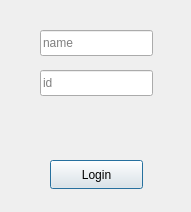
<?xml version="1.0" encoding="UTF-8"?>
<ui version="4.0">
 <class>LibraryEmployeeInterface</class>
 <widget class="QDialog" name="LibraryEmployeeInterface">
  <property name="geometry">
   <rect>
    <x>0</x>
    <y>0</y>
    <width>191</width>
    <height>212</height>
   </rect>
  </property>
  <property name="windowTitle">
   <string>Dialog</string>
  </property>
  <property name="styleSheet">
   <string notr="true">background-image: url(:/bleu/bleu.jpg);</string>
  </property>
  <widget class="QLineEdit" name="nameLineEdit">
   <property name="geometry">
    <rect>
     <x>40</x>
     <y>30</y>
     <width>113</width>
     <height>26</height>
    </rect>
   </property>
   <property name="styleSheet">
    <string notr="true">background-image: url(:/white/white.jpg);</string>
   </property>
   <property name="placeholderText">
    <string>name</string>
   </property>
  </widget>
  <widget class="QLineEdit" name="idLineEdit">
   <property name="geometry">
    <rect>
     <x>40</x>
     <y>70</y>
     <width>113</width>
     <height>26</height>
    </rect>
   </property>
   <property name="styleSheet">
    <string notr="true">background-image: url(:/white/white.jpg);</string>
   </property>
   <property name="echoMode">
    <enum>QLineEdit::EchoMode::Password</enum>
   </property>
   <property name="placeholderText">
    <string>id</string>
   </property>
  </widget>
  <widget class="QPushButton" name="loginButton">
   <property name="geometry">
    <rect>
     <x>50</x>
     <y>160</y>
     <width>93</width>
     <height>29</height>
    </rect>
   </property>
   <property name="styleSheet">
    <string notr="true">background-image: url(:/white/white.jpg);</string>
   </property>
   <property name="text">
    <string>Login</string>
   </property>
  </widget>
  <widget class="QLabel" name="statusLabel">
   <property name="geometry">
    <rect>
     <x>40</x>
     <y>110</y>
     <width>131</width>
     <height>31</height>
    </rect>
   </property>
   <property name="styleSheet">
    <string notr="true">background-image: url(:/bleu/bleu.jpg);
</string>
   </property>
   <property name="text">
    <string/>
   </property>
  </widget>
 </widget>
 <resources/>
 <connections/>
</ui>
